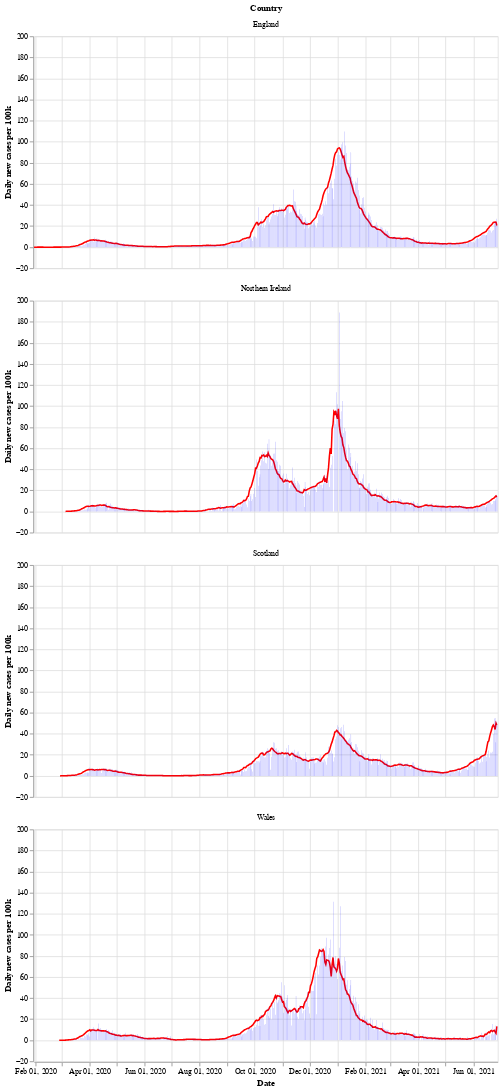

Write notebook code for a chart like this one.
### Markdown cell above
Next is a bar chart of the number of new cases in each country (per 100k population), with the 7 day moving average of cases. Again we see that Wales saw a longer period of raising and falling cases compared to the other countries.

After a period of cases falling, each nation is now seeing a rise in the number of cases - especially in Wales.

### Code cell
# collapse
bars = alt.Chart(uk_cases).mark_bar().encode(
    x=alt.X("yearmonthdate(date):T", axis=alt.Axis(title='Date')),
    y=alt.Y("newCasesRate:Q", axis=alt.Axis(title='Daily new cases per 100k')),
    tooltip='newCasesRate',
    color=alt.condition(
        alt.datum.dailyChange > 0,
        alt.value("orange"),  # The positive color
        alt.value("blue")  # The negative color
    )
).properties(title='New cases per 100k population with rolling 7 day average', width=600).interactive()
line = alt.Chart(uk_cases).mark_line(
    color='red',
    size=2,
).transform_window(
    rolling_mean='mean(newCasesRate)',
    frame=[0, 7],
    groupby=['areaName']
).encode(
    x='yearmonthdate(date):T',
    y='rolling_mean:Q'
)
alt.layer(line, bars, data=uk_cases).facet(alt.Row('areaName', title='Country'), columns=1)

### Figure 1 — Vega-Lite specification as saved in the notebook (floating-point values rounded to 4 significant figures; data arrays with more than 128 entries replaced by an {"elided": "..."} marker saying what was removed)
{"config": {"view": {"continuousWidth": 400, "continuousHeight": 300}}, "data": {"name": "data-d68669a000ba939959eac2ac947a362f"}, "facet": {"type": "nominal", "field": "areaName", "title": "Country"}, "spec": {"layer": [{"mark": {"type": "line", "color": "red", "size": 2}, "encoding": {"x": {"type": "temporal", "field": "date", "timeUnit": "yearmonthdate"}, "y": {"type": "quantitative", "field": "rolling_mean"}}, "transform": [{"window": [{"op": "mean", "field": "newCasesRate", "as": "rolling_mean"}], "frame": [0, 7], "groupby": ["areaName"]}]}, {"mark": "bar", "encoding": {"color": {"condition": {"value": "orange", "test": "(datum.dailyChange > 0)"}, "value": "blue"}, "tooltip": {"type": "quantitative", "field": "newCasesRate"}, "x": {"type": "temporal", "axis": {"title": "Date"}, "field": "date", "timeUnit": "yearmonthdate"}, "y": {"type": "quantitative", "axis": {"title": "Daily new cases per 100k"}, "field": "newCasesRate"}}, "selection": {"selector002": {"type": "interval", "bind": "scales", "encodings": ["x", "y"]}}, "title": "New cases per 100k population with rolling 7 day average", "width": 600}]}, "columns": 1, "$schema": "https://vega.github.io/schema/vega-lite/v4.8.1.json", "datasets": {"data-d68669a000ba939959eac2ac947a362f": {"elided": "1968 records"}}}
